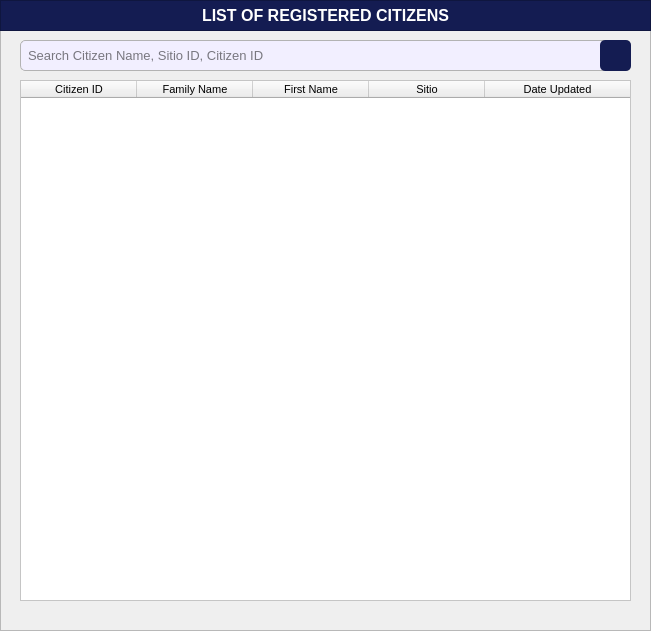
    <widget class="QFrame" name="basePopUpBodyFrame">
     <property name="geometry">
      <rect>
       <x>20</x>
       <y>20</y>
       <width>651</width>
       <height>631</height>
      </rect>
     </property>
     <property name="styleSheet">
      <string notr="true">#basePopUpBodyFrame {
	background-color: rgb(247, 247, 247);
	border: 1px solid rgb(194, 194, 194);
	border-radius: 10px;
}</string>
     </property>
     <property name="frameShape">
      <enum>QFrame::Shape::StyledPanel</enum>
     </property>
     <property name="frameShadow">
      <enum>QFrame::Shadow::Raised</enum>
     </property>
     <widget class="QFrame" name="basePopUpTitleFrame_3">
      <property name="geometry">
       <rect>
        <x>0</x>
        <y>0</y>
        <width>651</width>
        <height>31</height>
       </rect>
      </property>
      <property name="styleSheet">
       <string notr="true">#basePopUpTitleFrame_3 {
	background-color: #141c52;
}</string>
      </property>
      <property name="frameShape">
       <enum>QFrame::Shape::StyledPanel</enum>
      </property>
      <property name="frameShadow">
       <enum>QFrame::Shadow::Raised</enum>
      </property>
      <widget class="QLabel" name="label_title_3">
       <property name="geometry">
        <rect>
         <x>0</x>
         <y>0</y>
         <width>651</width>
         <height>31</height>
        </rect>
       </property>
       <property name="font">
        <font>
         <family>Arial</family>
         <pointsize>12</pointsize>
         <bold>true</bold>
        </font>
       </property>
       <property name="styleSheet">
        <string notr="true">#label_title_3{
	background-color:transparent;
	color: rgb(255, 255, 255);
}</string>
       </property>
       <property name="text">
        <string>LIST OF REGISTERED CITIZENS</string>
       </property>
       <property name="alignment">
        <set>Qt::AlignmentFlag::AlignCenter</set>
       </property>
      </widget>
     </widget>
     <widget class="QLineEdit" name="cp_CitizenName_fieldSearch">
      <property name="geometry">
       <rect>
        <x>20</x>
        <y>40</y>
        <width>611</width>
        <height>31</height>
       </rect>
      </property>
      <property name="font">
       <font>
        <family>Arial</family>
        <pointsize>10</pointsize>
       </font>
      </property>
      <property name="styleSheet">
       <string notr="true">#cp_CitizenName_fieldSearch{
    border: 1px solid #b3b3b3;  /* Black border */
    border-radius: 5px;        /* Rounded corners */
    padding: 5px;               /* Inner spacing */
    background-color: #f2efff;  /* Gray background */
    color: #000000; 
}
</string>
      </property>
      <property name="text">
       <string/>
      </property>
      <property name="placeholderText">
       <string>Search Citizen Name, Sitio ID, Citizen ID</string>
      </property>
     </widget>
     <widget class="QPushButton" name="cp_CitizenName_buttonSearch">
      <property name="geometry">
       <rect>
        <x>600</x>
        <y>40</y>
        <width>31</width>
        <height>31</height>
       </rect>
      </property>
      <property name="font">
       <font>
        <family>Arial</family>
        <pointsize>9</pointsize>
       </font>
      </property>
      <property name="cursor">
       <cursorShape>PointingHandCursor</cursorShape>
      </property>
      <property name="focusPolicy">
       <enum>Qt::FocusPolicy::NoFocus</enum>
      </property>
      <property name="styleSheet">
       <string notr="true">#cp_CitizenName_buttonSearch {
    background-color:  #141c52;
    color: white;
    border-radius: 5px;
    padding: 10px; /* Optional: Adjusts spacing inside the button */
}
#cp_CitizenName_buttonSearch:hover {
    background-color: #1a237e; /* Slightly lighter blue when hovered */
}
#cp_CitizenName_buttonSearch:pressed {
    background-color: #0f1442; /* Darker blue when clicked */
}</string>
      </property>
      <property name="text">
       <string/>
      </property>
      <property name="icon">
       <iconset>
        <normaloff>../../../Assets/FuncIcons/icon_search_w.svg</normaloff>../../../Assets/FuncIcons/icon_search_w.svg</iconset>
      </property>
      <property name="iconSize">
       <size>
        <width>20</width>
        <height>20</height>
       </size>
      </property>
     </widget>
     <widget class="QTableWidget" name="cp_tableView_List_RegCitizens">
      <property name="geometry">
       <rect>
        <x>20</x>
        <y>80</y>
        <width>611</width>
        <height>521</height>
       </rect>
      </property>
      <property name="minimumSize">
       <size>
        <width>611</width>
        <height>521</height>
       </size>
      </property>
      <property name="font">
       <font>
        <family>Arial</family>
        <pointsize>8</pointsize>
       </font>
      </property>
      <property name="focusPolicy">
       <enum>Qt::FocusPolicy::NoFocus</enum>
      </property>
      <property name="styleSheet">
       <string notr="true">#cp_tableView_List_RegCitizens {
	background-color: white;
	color: #black;
}
</string>
      </property>
      <property name="editTriggers">
       <set>QAbstractItemView::EditTrigger::NoEditTriggers</set>
      </property>
      <attribute name="horizontalHeaderVisible">
       <bool>true</bool>
      </attribute>
      <attribute name="horizontalHeaderCascadingSectionResizes">
       <bool>false</bool>
      </attribute>
      <attribute name="horizontalHeaderDefaultSectionSize">
       <number>116</number>
      </attribute>
      <attribute name="horizontalHeaderShowSortIndicator" stdset="0">
       <bool>false</bool>
      </attribute>
      <attribute name="horizontalHeaderStretchLastSection">
       <bool>true</bool>
      </attribute>
      <attribute name="verticalHeaderVisible">
       <bool>false</bool>
      </attribute>
      <attribute name="verticalHeaderCascadingSectionResizes">
       <bool>false</bool>
      </attribute>
      <column>
       <property name="text">
        <string>Citizen ID</string>
       </property>
       <property name="toolTip">
        <string comment="100"/>
       </property>
       <property name="font">
        <font>
         <family>Arial</family>
         <pointsize>8</pointsize>
        </font>
       </property>
       <property name="background">
        <color>
         <red>211</red>
         <green>205</green>
         <blue>255</blue>
        </color>
       </property>
      </column>
      <column>
       <property name="text">
        <string>Family Name</string>
       </property>
       <property name="font">
        <font>
         <family>Arial</family>
         <pointsize>8</pointsize>
        </font>
       </property>
       <property name="background">
        <color>
         <red>211</red>
         <green>205</green>
         <blue>255</blue>
        </color>
       </property>
      </column>
      <column>
       <property name="text">
        <string>First Name</string>
       </property>
       <property name="font">
        <font>
         <family>Arial</family>
         <pointsize>8</pointsize>
        </font>
       </property>
       <property name="background">
        <color>
         <red>211</red>
         <green>205</green>
         <blue>255</blue>
        </color>
       </property>
      </column>
      <column>
       <property name="text">
        <string>Sitio</string>
       </property>
       <property name="font">
        <font>
         <family>Arial</family>
         <pointsize>8</pointsize>
        </font>
       </property>
       <property name="background">
        <color>
         <red>211</red>
         <green>205</green>
         <blue>255</blue>
        </color>
       </property>
      </column>
      <column>
       <property name="text">
        <string>Date Updated</string>
       </property>
       <property name="font">
        <font>
         <family>Arial</family>
         <pointsize>8</pointsize>
        </font>
       </property>
       <property name="background">
        <color>
         <red>211</red>
         <green>205</green>
         <blue>255</blue>
        </color>
       </property>
      </column>
     </widget>
    </widget>
